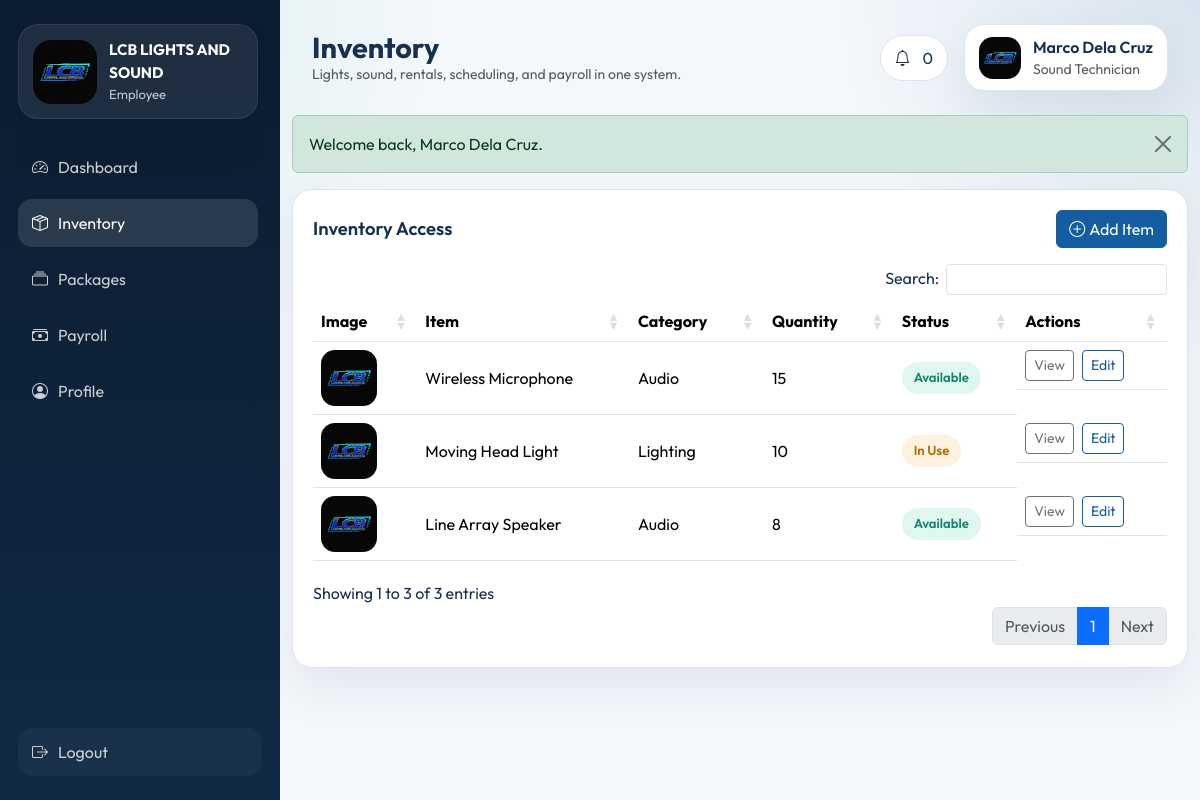
Screenshot of /employee/inventory.php (signed in) with the database file from the repository.
### tables this page shows
CREATE TABLE inventory_items (
    id INT AUTO_INCREMENT PRIMARY KEY,
    item_name VARCHAR(150) NOT NULL,
    category VARCHAR(100) NOT NULL,
    description TEXT NULL,
    quantity INT NOT NULL DEFAULT 0,
    unit_price DECIMAL(10,2) NOT NULL DEFAULT 0,
    status ENUM('Available', 'In Use', 'Maintenance', 'Damaged') NOT NULL DEFAULT 'Available',
    image_filename VARCHAR(255) NULL,
    last_maintenance_date DATE NULL,
    maintenance_notes TEXT NULL,
    created_by INT NULL,
    created_at TIMESTAMP DEFAULT CURRENT_TIMESTAMP,
    updated_at TIMESTAMP DEFAULT CURRENT_TIMESTAMP ON UPDATE CURRENT_TIMESTAMP,
    FOREIGN KEY (created_by) REFERENCES users(id) ON DELETE SET NULL
);

### config/helpers.php (called while the page is built, shortened)
<?php
function db(): mysqli
{
    global $mysqli;
    return $mysqli;
}
function app_url(string $path = ''): string
{
    return rtrim(BASE_URL, '/') . ($path ? '/' . ltrim($path, '/') : '');
}
function e(?string $value): string
{
    return htmlspecialchars((string) $value, ENT_QUOTES, 'UTF-8');
}
function fetch_all(string $sql, string $types = '', array $params = []): array
{
    $stmt = db()->prepare($sql);
    $stmt->execute();
    return $stmt->get_result()->fetch_all(MYSQLI_ASSOC);
}
function inventory_image(?string $filename): string
{
    return app_url('assets/img/logo-placeholder.svg');
}

### employee/inventory.php (the view, shortened to what this page needs)
<?php
$items = fetch_all('SELECT * FROM inventory_items ORDER BY id DESC');
require BASE_PATH . '/partials/layout_top.php';
?>
<div class="content-card">
    <div class="d-flex justify-content-between align-items-center mb-3">
        <div class="section-title">Inventory Access</div>
        <button class="btn btn-primary" data-bs-toggle="modal" data-bs-target="#addItemModal"><i class="bi bi-plus-circle me-1"></i>Add Item</button>
    </div>
    <div class="table-responsive">
        <table class="table datatable align-middle">
            <thead><tr><th>Image</th><th>Item</th><th>Category</th><th>Quantity</th><th>Status</th><th>Actions</th></tr></thead>
            <tbody>
            <?php foreach ($items as $item): ?>
                <tr>
                    <td><img class="table-thumb" src="<?= e(inventory_image($item['image_filename'])) ?>" alt=""></td>
                    <td><?= e($item['item_name']) ?></td>
                    <td><?= e($item['category']) ?></td>
                    <td><?= e((string) $item['quantity']) ?></td>
                    <td><span class="status-pill status-<?= strtolower(str_replace(' ', '-', $item['status'])) ?>"><?= e($item['status']) ?></span></td>
                    <td class="d-flex gap-2">
                        <button class="btn btn-sm btn-outline-secondary" data-bs-toggle="modal" data-bs-target="#viewItem<?= (int) $item['id'] ?>">View</button>
                        <button class="btn btn-sm btn-outline-primary" data-bs-toggle="modal" data-bs-target="#editItem<?= (int) $item['id'] ?>">Edit</button>
                    </td>
                </tr>
            <?php endforeach; ?>
            </tbody>
        </table>
    </div>
</div>
<?php require BASE_PATH . '/partials/layout_bottom.php'; ?>

### assets/css/style.css (style rules this page uses)
:root { --bg: #f4f7fb; --surface: #ffffff; --surface-alt: #0c1c2f; --text: #17304d; --muted: #6e8097; --primary: #145da0; --accent: #1fbf9f; --warning: #f39c12; --danger: #d64545; --border: #dbe4ef; --shadow: 0 18px 50px rgba(8, 31, 61, 0.08); }
* { box-sizing: border-box; }
body { margin: 0; background: radial-gradient(circle at top left, rgba(31, 191, 159, 0.16), transparent 30%), radial-gradient(circle at top right, rgba(20, 93, 160, 0.12), transparent 25%), var(--bg); color: var(--text); font-family: 'Outfit', sans-serif; }
.brand-card, .user-chip, .stats-card, .content-card, .mini-card, .auth-card, .calendar-card { background: var(--surface); border: 1px solid var(--border); border-radius: 20px; box-shadow: var(--shadow); }
.stats-card, .content-card, .mini-card, .calendar-card { padding: 20px; }
.section-title { font-size: 1.15rem; font-weight: 600; }
.table-thumb { width: 56px; height: 56px; object-fit: cover; border-radius: 14px; }
.status-pill { display: inline-flex; align-items: center; border-radius: 999px; padding: 6px 12px; font-size: 0.82rem; font-weight: 600; }
.status-available, .status-approved, .status-paid, .status-completed { background: rgba(31, 191, 159, 0.14); color: #16856e; }
.status-in-use, .status-pending, .status-partial, .status-unavailable { background: rgba(243, 156, 18, 0.14); color: #af6f05; }
.container-fluid, .row, .content-card, .calendar-card, .stats-card { min-width: 0; }
.btn-primary { background: var(--primary); border-color: var(--primary); }
.btn-outline-primary { color: var(--primary); border-color: var(--primary); }

### rows the page displays
inventory_items: item_name "Wireless Microphone", category "Audio", quantity "15", status "Available"
inventory_items: item_name "Moving Head Light", category "Lighting", quantity "10", status "In Use"
inventory_items: item_name "Line Array Speaker", category "Audio", quantity "8", status "Available"

### other values shown
role_label($accountType) "Employee"
$label "Dashboard"
$label "Inventory"
$label "Packages"
$label "Payroll"
$label "Profile"
$pageTitle "Inventory"
$notificationCount "0"
$user['full_name'] "Marco Dela Cruz"
$user['employee_role'] "Sound Technician"
$flash['message'] "Welcome back, Marco Dela Cruz."
